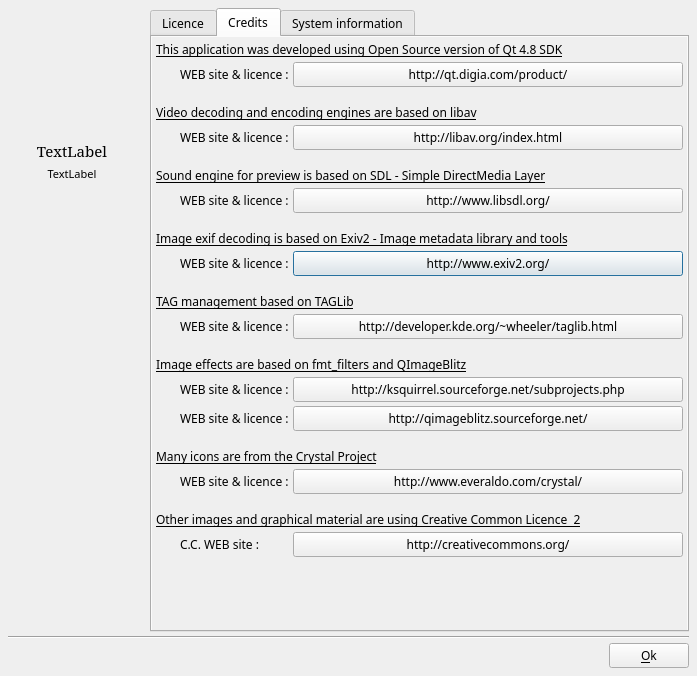
<?xml version="1.0" encoding="UTF-8"?>
<ui version="4.0">
 <class>DlgAbout</class>
 <widget class="QDialog" name="DlgAbout">
  <property name="geometry">
   <rect>
    <x>0</x>
    <y>0</y>
    <width>697</width>
    <height>676</height>
   </rect>
  </property>
  <property name="minimumSize">
   <size>
    <width>600</width>
    <height>400</height>
   </size>
  </property>
  <property name="font">
   <font>
    <family>Sans Serif</family>
    <pointsize>9</pointsize>
   </font>
  </property>
  <property name="windowTitle">
   <string>About</string>
  </property>
  <layout class="QVBoxLayout" name="verticalLayout">
   <property name="spacing">
    <number>4</number>
   </property>
   <property name="margin">
    <number>8</number>
   </property>
   <item>
    <layout class="QGridLayout" name="gridLayout">
     <item row="0" column="0">
      <widget class="QLabel" name="label">
       <property name="sizePolicy">
        <sizepolicy hsizetype="Fixed" vsizetype="Fixed">
         <horstretch>0</horstretch>
         <verstretch>0</verstretch>
        </sizepolicy>
       </property>
       <property name="minimumSize">
        <size>
         <width>128</width>
         <height>128</height>
        </size>
       </property>
       <property name="maximumSize">
        <size>
         <width>128</width>
         <height>128</height>
        </size>
       </property>
       <property name="text">
        <string notr="true"/>
       </property>
       <property name="pixmap">
        <pixmap resource="../../../RSCffDiaporama.qrc">:/img/logo_big.png</pixmap>
       </property>
       <property name="scaledContents">
        <bool>true</bool>
       </property>
      </widget>
     </item>
     <item row="3" column="0">
      <spacer name="verticalSpacer">
       <property name="orientation">
        <enum>Qt::Vertical</enum>
       </property>
       <property name="sizeHint" stdset="0">
        <size>
         <width>20</width>
         <height>40</height>
        </size>
       </property>
      </spacer>
     </item>
     <item row="0" column="1" rowspan="4">
      <layout class="QVBoxLayout" name="verticalLayout_2">
       <property name="leftMargin">
        <number>10</number>
       </property>
       <item>
        <widget class="QTabWidget" name="tabWidget">
         <property name="currentIndex">
          <number>1</number>
         </property>
         <widget class="QWidget" name="tab_2">
          <attribute name="title">
           <string>Licence</string>
          </attribute>
          <layout class="QVBoxLayout" name="verticalLayout_4">
           <property name="spacing">
            <number>4</number>
           </property>
           <property name="margin">
            <number>4</number>
           </property>
           <item>
            <widget class="QLabel" name="label_18">
             <property name="text">
              <string>Copyright (C) 2011-2012 Dominique Levray</string>
             </property>
            </widget>
           </item>
           <item>
            <widget class="QLabel" name="label_19">
             <property name="text">
              <string>This software is licensed under the GPL version 2 :</string>
             </property>
            </widget>
           </item>
           <item>
            <widget class="QPlainTextEdit" name="plainTextEdit">
             <property name="plainText">
              <string notr="true">GNU GENERAL PUBLIC LICENSE

Version 2, June 1991

Copyright (C) 1989, 1991 Free Software Foundation, Inc., 51 Franklin Street, Fifth Floor, Boston, MA 02110-1301 USA Everyone is permitted to copy and distribute verbatim copies of this license document, but changing it is not allowed.

Preamble
The licenses for most software are designed to take away your freedom to share and change it. By contrast, the GNU General Public License is intended to guarantee your freedom to share and change free software--to make sure the software is free for all its users. This General Public License applies to most of the Free Software Foundation's software and to any other program whose authors commit to using it. (Some other Free Software Foundation software is covered by the GNU Lesser General Public License instead.) You can apply it to your programs, too.
When we speak of free software, we are referring to freedom, not price. Our General Public Licenses are designed to make sure that you have the freedom to distribute copies of free software (and charge for this service if you wish), that you receive source code or can get it if you want it, that you can change the software or use pieces of it in new free programs; and that you know you can do these things.
To protect your rights, we need to make restrictions that forbid anyone to deny you these rights or to ask you to surrender the rights. These restrictions translate to certain responsibilities for you if you distribute copies of the software, or if you modify it.
For example, if you distribute copies of such a program, whether gratis or for a fee, you must give the recipients all the rights that you have. You must make sure that they, too, receive or can get the source code. And you must show them these terms so they know their rights.
We protect your rights with two steps: (1) copyright the software, and (2) offer you this license which gives you legal permission to copy, distribute and/or modify the software.
Also, for each author's protection and ours, we want to make certain that everyone understands that there is no warranty for this free software. If the software is modified by someone else and passed on, we want its recipients to know that what they have is not the original, so that any problems introduced by others will not reflect on the original authors' reputations.
Finally, any free program is threatened constantly by software patents. We wish to avoid the danger that redistributors of a free program will individually obtain patent licenses, in effect making the program proprietary. To prevent this, we have made it clear that any patent must be licensed for everyone's free use or not licensed at all.
The precise terms and conditions for copying, distribution and modification follow.

GNU GENERAL PUBLIC LICENSE

TERMS AND CONDITIONS FOR COPYING, DISTRIBUTION AND MODIFICATION
0. This License applies to any program or other work which contains a notice placed by the copyright holder saying it may be distributed under the terms of this General Public License. The &quot;Program&quot;, below, refers to any such program or work, and a &quot;work based on the Program&quot; means either the Program or any derivative work under copyright law: that is to say, a work containing the Program or a portion of it, either verbatim or with modifications and/or translated into another language. (Hereinafter, translation is included without limitation in the term &quot;modification&quot;.) Each licensee is addressed as &quot;you&quot;.
Activities other than copying, distribution and modification are not covered by this License; they are outside its scope. The act of running the Program is not restricted, and the output from the Program is covered only if its contents constitute a work based on the Program (independent of having been made by running the Program). Whether that is true depends on what the Program does.

1. You may copy and distribute verbatim copies of the Program's source code as you receive it, in any medium, provided that you conspicuously and appropriately publish on each copy an appropriate copyright notice and disclaimer of warranty; keep intact all the notices that refer to this License and to the absence of any warranty; and give any other recipients of the Program a copy of this License along with the Program.
You may charge a fee for the physical act of transferring a copy, and you may at your option offer warranty protection in exchange for a fee.

2. You may modify your copy or copies of the Program or any portion of it, thus forming a work based on the Program, and copy and distribute such modifications or work under the terms of Section 1 above, provided that you also meet all of these conditions:
a) You must cause the modified files to carry prominent notices stating that you changed the files and the date of any change.
b) You must cause any work that you distribute or publish, that in whole or in part contains or is derived from the Program or any part thereof, to be licensed as a whole at no charge to all third parties under the terms of this License.
c) If the modified program normally reads commands interactively when run, you must cause it, when started running for such interactive use in the most ordinary way, to print or display an announcement including an appropriate copyright notice and a notice that there is no warranty (or else, saying that you provide a warranty) and that users may redistribute the program under these conditions, and telling the user how to view a copy of this License. (Exception: if the Program itself is interactive but does not normally print such an announcement, your work based on the Program is not required to print an announcement.)
These requirements apply to the modified work as a whole. If identifiable sections of that work are not derived from the Program, and can be reasonably considered independent and separate works in themselves, then this License, and its terms, do not apply to those sections when you distribute them as separate works. But when you distribute the same sections as part of a whole which is a work based on the Program, the distribution of the whole must be on the terms of this License, whose permissions for other licensees extend to the entire whole, and thus to each and every part regardless of who wrote it.
Thus, it is not the intent of this section to claim rights or contest your rights to work written entirely by you; rather, the intent is to exercise the right to control the distribution of derivative or collective works based on the Program.
In addition, mere aggregation of another work not based on the Program with the Program (or with a work based on the Program) on a volume of a storage or distribution medium does not bring the other work under the scope of this License.

3. You may copy and distribute the Program (or a work based on it, under Section 2) in object code or executable form under the terms of Sections 1 and 2 above provided that you also do one of the following:
a) Accompany it with the complete corresponding machine-readable source code, which must be distributed under the terms of Sections 1 and 2 above on a medium customarily used for software interchange; or,
b) Accompany it with a written offer, valid for at least three years, to give any third party, for a charge no more than your cost of physically performing source distribution, a complete machine-readable copy of the corresponding source code, to be distributed under the terms of Sections 1 and 2 above on a medium customarily used for software interchange; or,
c) Accompany it with the information you received as to the offer to distribute corresponding source code. (This alternative is allowed only for noncommercial distribution and only if you received the program in object code or executable form with such an offer, in accord with Subsection b above.)
The source code for a work means the preferred form of the work for making modifications to it. For an executable work, complete source code means all the source code for all modules it contains, plus any associated interface definition files, plus the scripts used to control compilation and installation of the executable. However, as a special exception, the source code distributed need not include anything that is normally distributed (in either source or binary form) with the major components (compiler, kernel, and so on) of the operating system on which the executable runs, unless that component itself accompanies the executable.
If distribution of executable or object code is made by offering access to copy from a designated place, then offering equivalent access to copy the source code from the same place counts as distribution of the source code, even though third parties are not compelled to copy the source along with the object code.

4. You may not copy, modify, sublicense, or distribute the Program except as expressly provided under this License. Any attempt otherwise to copy, modify, sublicense or distribute the Program is void, and will automatically terminate your rights under this License. However, parties who have received copies, or rights, from you under this License will not have their licenses terminated so long as such parties remain in full compliance.

5. You are not required to accept this License, since you have not signed it. However, nothing else grants you permission to modify or distribute the Program or its derivative works. These actions are prohibited by law if you do not accept this License. Therefore, by modifying or distributing the Program (or any work based on the Program), you indicate your acceptance of this License to do so, and all its terms and conditions for copying, distributing or modifying the Program or works based on it.

6. Each time you redistribute the Program (or any work based on the Program), the recipient automatically receives a license from the original licensor to copy, distribute or modify the Program subject to these terms and conditions. You may not impose any further restrictions on the recipients' exercise of the rights granted herein. You are not responsible for enforcing compliance by third parties to this License.

7. If, as a consequence of a court judgment or allegation of patent infringement or for any other reason (not limited to patent issues), conditions are imposed on you (whether by court order, agreement or otherwise) that contradict the conditions of this License, they do not excuse you from the conditions of this License. If you cannot distribute so as to satisfy simultaneously your obligations under this License and any other pertinent obligations, then as a consequence you may not distribute the Program at all. For example, if a patent license would not permit royalty-free redistribution of the Program by all those who receive copies directly or indirectly through you, then the only way you could satisfy both it and this License would be to refrain entirely from distribution of the Program.
If any portion of this section is held invalid or unenforceable under any particular circumstance, the balance of the section is intended to apply and the section as a whole is intended to apply in other circumstances.
It is not the purpose of this section to induce you to infringe any patents or other property right claims or to contest validity of any such claims; this section has the sole purpose of protecting the integrity of the free software distribution system, which is implemented by public license practices. Many people have made generous contributions to the wide range of software distributed through that system in reliance on consistent application of that system; it is up to the author/donor to decide if he or she is willing to distribute software through any other system and a licensee cannot impose that choice.
This section is intended to make thoroughly clear what is believed to be a consequence of the rest of this License.

8. If the distribution and/or use of the Program is restricted in certain countries either by patents or by copyrighted interfaces, the original copyright holder who places the Program under this License may add an explicit geographical distribution limitation excluding those countries, so that distribution is permitted only in or among countries not thus excluded. In such case, this License incorporates the limitation as if written in the body of this License.

9. The Free Software Foundation may publish revised and/or new versions of the General Public License from time to time. Such new versions will be similar in spirit to the present version, but may differ in detail to address new problems or concerns.
Each version is given a distinguishing version number. If the Program specifies a version number of this License which applies to it and &quot;any later version&quot;, you have the option of following the terms and conditions either of that version or of any later version published by the Free Software Foundation. If the Program does not specify a version number of this License, you may choose any version ever published by the Free Software Foundation.

10. If you wish to incorporate parts of the Program into other free programs whose distribution conditions are different, write to the author to ask for permission. For software which is copyrighted by the Free Software Foundation, write to the Free Software Foundation; we sometimes make exceptions for this. Our decision will be guided by the two goals of preserving the free status of all derivatives of our free software and of promoting the sharing and reuse of software generally.

NO WARRANTY

11. BECAUSE THE PROGRAM IS LICENSED FREE OF CHARGE, THERE IS NO WARRANTY FOR THE PROGRAM, TO THE EXTENT PERMITTED BY APPLICABLE LAW. EXCEPT WHEN OTHERWISE STATED IN WRITING THE COPYRIGHT HOLDERS AND/OR OTHER PARTIES PROVIDE THE PROGRAM &quot;AS IS&quot; WITHOUT WARRANTY OF ANY KIND, EITHER EXPRESSED OR IMPLIED, INCLUDING, BUT NOT LIMITED TO, THE IMPLIED WARRANTIES OF MERCHANTABILITY AND FITNESS FOR A PARTICULAR PURPOSE. THE ENTIRE RISK AS TO THE QUALITY AND PERFORMANCE OF THE PROGRAM IS WITH YOU. SHOULD THE PROGRAM PROVE DEFECTIVE, YOU ASSUME THE COST OF ALL NECESSARY SERVICING, REPAIR OR CORRECTION.

12. IN NO EVENT UNLESS REQUIRED BY APPLICABLE LAW OR AGREED TO IN WRITING WILL ANY COPYRIGHT HOLDER, OR ANY OTHER PARTY WHO MAY MODIFY AND/OR REDISTRIBUTE THE PROGRAM AS PERMITTED ABOVE, BE LIABLE TO YOU FOR DAMAGES, INCLUDING ANY GENERAL, SPECIAL, INCIDENTAL OR CONSEQUENTIAL DAMAGES ARISING OUT OF THE USE OR INABILITY TO USE THE PROGRAM (INCLUDING BUT NOT LIMITED TO LOSS OF DATA OR DATA BEING RENDERED INACCURATE OR LOSSES SUSTAINED BY YOU OR THIRD PARTIES OR A FAILURE OF THE PROGRAM TO OPERATE WITH ANY OTHER PROGRAMS), EVEN IF SUCH HOLDER OR OTHER PARTY HAS BEEN ADVISED OF THE POSSIBILITY OF SUCH DAMAGES.
END OF TERMS AND CONDITIONS
How to Apply These Terms to Your New Programs
If you develop a new program, and you want it to be of the greatest possible use to the public, the best way to achieve this is to make it free software which everyone can redistribute and change under these terms.
To do so, attach the following notices to the program. It is safest to attach them to the start of each source file to most effectively convey the exclusion of warranty; and each file should have at least the &quot;copyright&quot; line and a pointer to where the full notice is found.
&lt;one line to give the program's name and a brief idea of what it does.&gt;
Copyright (C) &lt;year&gt; &lt;name of author&gt;
This program is free software; you can redistribute it and/or modify it under the terms of the GNU General Public License as published by the Free Software Foundation; either version 2 of the License, or (at your option) any later version.
This program is distributed in the hope that it will be useful, but WITHOUT ANY WARRANTY; without even the implied warranty of MERCHANTABILITY or FITNESS FOR A PARTICULAR PURPOSE. See the GNU General Public License for more details.
You should have received a copy of the GNU General Public License along with this program; if not, write to the Free Software Foundation, Inc., 51 Franklin Street, Fifth Floor, Boston, MA 02110-1301 USA.
Also add information on how to contact you by electronic and paper mail.
If the program is interactive, make it output a short notice like this when it starts in an interactive mode:
Gnomovision version 69, Copyright (C) year name of author
Gnomovision comes with ABSOLUTELY NO WARRANTY; for details type `show w'.
This is free software, and you are welcome to redistribute it under certain conditions; type `show c' for details.
The hypothetical commands `show w' and `show c' should show the appropriate parts of the General Public License. Of course, the commands you use may be called something other than `show w' and `show c'; they could even be mouse-clicks or menu items--whatever suits your program.
You should also get your employer (if you work as a programmer) or your school, if any, to sign a &quot;copyright disclaimer&quot; for the program, if necessary. Here is a sample; alter the names:
Yoyodyne, Inc., hereby disclaims all copyright interest in the program
`Gnomovision' (which makes passes at compilers) written by James Hacker.
&lt;signature of Ty Coon&gt;, 1 April 1989
Ty Coon, President of Vice

This General Public License does not permit incorporating your program into proprietary programs. If your program is a subroutine library, you may consider it more useful to permit linking proprietary applications with the library. If this is what you want to do, use the GNU Lesser General Public License instead of this License.</string>
             </property>
             <property name="textInteractionFlags">
              <set>Qt::TextSelectableByKeyboard|Qt::TextSelectableByMouse</set>
             </property>
            </widget>
           </item>
          </layout>
         </widget>
         <widget class="QWidget" name="tab_3">
          <attribute name="title">
           <string>Credits</string>
          </attribute>
          <layout class="QVBoxLayout" name="verticalLayout_5">
           <property name="spacing">
            <number>0</number>
           </property>
           <property name="margin">
            <number>0</number>
           </property>
           <item>
            <widget class="QScrollArea" name="scrollArea">
             <property name="frameShape">
              <enum>QFrame::NoFrame</enum>
             </property>
             <property name="horizontalScrollBarPolicy">
              <enum>Qt::ScrollBarAsNeeded</enum>
             </property>
             <property name="widgetResizable">
              <bool>true</bool>
             </property>
             <widget class="QWidget" name="scrollAreaWidgetContents">
              <property name="geometry">
               <rect>
                <x>0</x>
                <y>0</y>
                <width>530</width>
                <height>587</height>
               </rect>
              </property>
              <layout class="QGridLayout" name="gridLayout_2">
               <property name="margin">
                <number>4</number>
               </property>
               <property name="spacing">
                <number>4</number>
               </property>
               <item row="0" column="0" colspan="3">
                <widget class="QLabel" name="label_2">
                 <property name="font">
                  <font>
                   <underline>true</underline>
                  </font>
                 </property>
                 <property name="text">
                  <string>This application was developed using Open Source version of Qt 4.8 SDK</string>
                 </property>
                 <property name="wordWrap">
                  <bool>true</bool>
                 </property>
                </widget>
               </item>
               <item row="1" column="1">
                <widget class="QLabel" name="label_3">
                 <property name="text">
                  <string>WEB site &amp; licence :</string>
                 </property>
                </widget>
               </item>
               <item row="1" column="0">
                <widget class="QLabel" name="label_4">
                 <property name="minimumSize">
                  <size>
                   <width>20</width>
                   <height>0</height>
                  </size>
                 </property>
                 <property name="maximumSize">
                  <size>
                   <width>20</width>
                   <height>16777215</height>
                  </size>
                 </property>
                 <property name="text">
                  <string/>
                 </property>
                </widget>
               </item>
               <item row="7" column="2">
                <widget class="QPushButton" name="EXIV2WebSiteBT">
                 <property name="sizePolicy">
                  <sizepolicy hsizetype="Preferred" vsizetype="Fixed">
                   <horstretch>0</horstretch>
                   <verstretch>0</verstretch>
                  </sizepolicy>
                 </property>
                 <property name="text">
                  <string notr="true">http://www.exiv2.org/</string>
                 </property>
                 <property name="icon">
                  <iconset resource="../../../RSCffDiaporama.qrc">
                   <normaloff>:/img/Internet.png</normaloff>:/img/Internet.png</iconset>
                 </property>
                </widget>
               </item>
               <item row="2" column="0" colspan="3">
                <widget class="QLabel" name="label_5">
                 <property name="minimumSize">
                  <size>
                   <width>0</width>
                   <height>30</height>
                  </size>
                 </property>
                 <property name="font">
                  <font>
                   <underline>true</underline>
                  </font>
                 </property>
                 <property name="text">
                  <string>Video decoding and encoding engines are based on libav</string>
                 </property>
                 <property name="alignment">
                  <set>Qt::AlignBottom|Qt::AlignLeading|Qt::AlignLeft</set>
                 </property>
                 <property name="wordWrap">
                  <bool>true</bool>
                 </property>
                </widget>
               </item>
               <item row="3" column="1">
                <widget class="QLabel" name="label_7">
                 <property name="text">
                  <string>WEB site &amp; licence :</string>
                 </property>
                </widget>
               </item>
               <item row="4" column="0" colspan="3">
                <widget class="QLabel" name="label_8">
                 <property name="minimumSize">
                  <size>
                   <width>0</width>
                   <height>30</height>
                  </size>
                 </property>
                 <property name="font">
                  <font>
                   <underline>true</underline>
                  </font>
                 </property>
                 <property name="text">
                  <string>Sound engine for preview is based on SDL - Simple DirectMedia Layer</string>
                 </property>
                 <property name="alignment">
                  <set>Qt::AlignBottom|Qt::AlignLeading|Qt::AlignLeft</set>
                 </property>
                 <property name="wordWrap">
                  <bool>true</bool>
                 </property>
                </widget>
               </item>
               <item row="5" column="1">
                <widget class="QLabel" name="label_9">
                 <property name="text">
                  <string>WEB site &amp; licence :</string>
                 </property>
                </widget>
               </item>
               <item row="6" column="0" colspan="3">
                <widget class="QLabel" name="label_10">
                 <property name="minimumSize">
                  <size>
                   <width>0</width>
                   <height>30</height>
                  </size>
                 </property>
                 <property name="font">
                  <font>
                   <underline>true</underline>
                  </font>
                 </property>
                 <property name="text">
                  <string>Image exif decoding is based on Exiv2 - Image metadata library and tools</string>
                 </property>
                 <property name="alignment">
                  <set>Qt::AlignBottom|Qt::AlignLeading|Qt::AlignLeft</set>
                 </property>
                 <property name="wordWrap">
                  <bool>true</bool>
                 </property>
                </widget>
               </item>
               <item row="7" column="1">
                <widget class="QLabel" name="label_11">
                 <property name="text">
                  <string>WEB site &amp; licence :</string>
                 </property>
                </widget>
               </item>
               <item row="17" column="0" colspan="3">
                <widget class="QLabel" name="label_12">
                 <property name="minimumSize">
                  <size>
                   <width>0</width>
                   <height>30</height>
                  </size>
                 </property>
                 <property name="font">
                  <font>
                   <underline>true</underline>
                  </font>
                 </property>
                 <property name="text">
                  <string>Other images and graphical material are using Creative Common Licence  2</string>
                 </property>
                 <property name="alignment">
                  <set>Qt::AlignBottom|Qt::AlignLeading|Qt::AlignLeft</set>
                 </property>
                 <property name="wordWrap">
                  <bool>true</bool>
                 </property>
                </widget>
               </item>
               <item row="19" column="1">
                <widget class="QLabel" name="label_13">
                 <property name="text">
                  <string>C.C. WEB site :</string>
                 </property>
                </widget>
               </item>
               <item row="15" column="1">
                <widget class="QLabel" name="label_15">
                 <property name="text">
                  <string>WEB site &amp; licence :</string>
                 </property>
                </widget>
               </item>
               <item row="14" column="0" colspan="3">
                <widget class="QLabel" name="label_14">
                 <property name="minimumSize">
                  <size>
                   <width>0</width>
                   <height>30</height>
                  </size>
                 </property>
                 <property name="font">
                  <font>
                   <underline>true</underline>
                  </font>
                 </property>
                 <property name="text">
                  <string>Many icons are from the Crystal Project</string>
                 </property>
                 <property name="alignment">
                  <set>Qt::AlignBottom|Qt::AlignLeading|Qt::AlignLeft</set>
                 </property>
                 <property name="wordWrap">
                  <bool>true</bool>
                 </property>
                </widget>
               </item>
               <item row="10" column="0" colspan="3">
                <widget class="QLabel" name="label_16">
                 <property name="minimumSize">
                  <size>
                   <width>0</width>
                   <height>30</height>
                  </size>
                 </property>
                 <property name="font">
                  <font>
                   <underline>true</underline>
                  </font>
                 </property>
                 <property name="text">
                  <string>Image effects are based on fmt_filters and QImageBlitz</string>
                 </property>
                 <property name="alignment">
                  <set>Qt::AlignBottom|Qt::AlignLeading|Qt::AlignLeft</set>
                 </property>
                 <property name="wordWrap">
                  <bool>true</bool>
                 </property>
                </widget>
               </item>
               <item row="12" column="1">
                <widget class="QLabel" name="label_17">
                 <property name="text">
                  <string>WEB site &amp; licence :</string>
                 </property>
                </widget>
               </item>
               <item row="20" column="2">
                <spacer name="verticalSpacer_2">
                 <property name="orientation">
                  <enum>Qt::Vertical</enum>
                 </property>
                 <property name="sizeHint" stdset="0">
                  <size>
                   <width>20</width>
                   <height>40</height>
                  </size>
                 </property>
                </spacer>
               </item>
               <item row="1" column="2">
                <widget class="QPushButton" name="QtWebSiteBT">
                 <property name="sizePolicy">
                  <sizepolicy hsizetype="Expanding" vsizetype="Fixed">
                   <horstretch>0</horstretch>
                   <verstretch>0</verstretch>
                  </sizepolicy>
                 </property>
                 <property name="text">
                  <string notr="true">http://qt.digia.com/product/</string>
                 </property>
                 <property name="icon">
                  <iconset resource="../../../RSCffDiaporama.qrc">
                   <normaloff>:/img/Internet.png</normaloff>:/img/Internet.png</iconset>
                 </property>
                </widget>
               </item>
               <item row="3" column="2">
                <widget class="QPushButton" name="ffMPEGWebSiteBT">
                 <property name="sizePolicy">
                  <sizepolicy hsizetype="Preferred" vsizetype="Fixed">
                   <horstretch>0</horstretch>
                   <verstretch>0</verstretch>
                  </sizepolicy>
                 </property>
                 <property name="text">
                  <string notr="true">http://libav.org/index.html</string>
                 </property>
                 <property name="icon">
                  <iconset resource="../../../RSCffDiaporama.qrc">
                   <normaloff>:/img/Internet.png</normaloff>:/img/Internet.png</iconset>
                 </property>
                </widget>
               </item>
               <item row="5" column="2">
                <widget class="QPushButton" name="SDLWebSiteBT">
                 <property name="sizePolicy">
                  <sizepolicy hsizetype="Preferred" vsizetype="Fixed">
                   <horstretch>0</horstretch>
                   <verstretch>0</verstretch>
                  </sizepolicy>
                 </property>
                 <property name="text">
                  <string notr="true">http://www.libsdl.org/</string>
                 </property>
                 <property name="icon">
                  <iconset resource="../../../RSCffDiaporama.qrc">
                   <normaloff>:/img/Internet.png</normaloff>:/img/Internet.png</iconset>
                 </property>
                </widget>
               </item>
               <item row="12" column="2">
                <widget class="QPushButton" name="FMTFWebSiteBT">
                 <property name="sizePolicy">
                  <sizepolicy hsizetype="Preferred" vsizetype="Fixed">
                   <horstretch>0</horstretch>
                   <verstretch>0</verstretch>
                  </sizepolicy>
                 </property>
                 <property name="text">
                  <string notr="true">http://ksquirrel.sourceforge.net/subprojects.php</string>
                 </property>
                 <property name="icon">
                  <iconset resource="../../../RSCffDiaporama.qrc">
                   <normaloff>:/img/Internet.png</normaloff>:/img/Internet.png</iconset>
                 </property>
                </widget>
               </item>
               <item row="15" column="2">
                <widget class="QPushButton" name="CrystalWebSiteBT">
                 <property name="sizePolicy">
                  <sizepolicy hsizetype="Preferred" vsizetype="Fixed">
                   <horstretch>0</horstretch>
                   <verstretch>0</verstretch>
                  </sizepolicy>
                 </property>
                 <property name="text">
                  <string notr="true">http://www.everaldo.com/crystal/</string>
                 </property>
                 <property name="icon">
                  <iconset resource="../../../RSCffDiaporama.qrc">
                   <normaloff>:/img/Internet.png</normaloff>:/img/Internet.png</iconset>
                 </property>
                </widget>
               </item>
               <item row="19" column="2">
                <widget class="QPushButton" name="CC2WebSiteBT">
                 <property name="sizePolicy">
                  <sizepolicy hsizetype="Preferred" vsizetype="Fixed">
                   <horstretch>0</horstretch>
                   <verstretch>0</verstretch>
                  </sizepolicy>
                 </property>
                 <property name="text">
                  <string notr="true">http://creativecommons.org/</string>
                 </property>
                 <property name="icon">
                  <iconset resource="../../../RSCffDiaporama.qrc">
                   <normaloff>:/img/Internet.png</normaloff>:/img/Internet.png</iconset>
                 </property>
                </widget>
               </item>
               <item row="8" column="0" colspan="3">
                <widget class="QLabel" name="label_20">
                 <property name="minimumSize">
                  <size>
                   <width>0</width>
                   <height>30</height>
                  </size>
                 </property>
                 <property name="font">
                  <font>
                   <underline>true</underline>
                  </font>
                 </property>
                 <property name="text">
                  <string>TAG management based on TAGLib</string>
                 </property>
                 <property name="alignment">
                  <set>Qt::AlignBottom|Qt::AlignLeading|Qt::AlignLeft</set>
                 </property>
                 <property name="wordWrap">
                  <bool>true</bool>
                 </property>
                </widget>
               </item>
               <item row="9" column="1">
                <widget class="QLabel" name="label_21">
                 <property name="text">
                  <string>WEB site &amp; licence :</string>
                 </property>
                </widget>
               </item>
               <item row="9" column="2">
                <widget class="QPushButton" name="TAGLibWebSiteBT">
                 <property name="sizePolicy">
                  <sizepolicy hsizetype="Preferred" vsizetype="Fixed">
                   <horstretch>0</horstretch>
                   <verstretch>0</verstretch>
                  </sizepolicy>
                 </property>
                 <property name="text">
                  <string notr="true">http://developer.kde.org/~wheeler/taglib.html</string>
                 </property>
                 <property name="icon">
                  <iconset>
                   <normaloff>SubProjects/ffDiaporamaMMFiler/:/img/Internet.png</normaloff>SubProjects/ffDiaporamaMMFiler/:/img/Internet.png</iconset>
                 </property>
                </widget>
               </item>
               <item row="13" column="1">
                <widget class="QLabel" name="label_22">
                 <property name="text">
                  <string>WEB site &amp; licence :</string>
                 </property>
                </widget>
               </item>
               <item row="13" column="2">
                <widget class="QPushButton" name="QIBWebSiteBT">
                 <property name="sizePolicy">
                  <sizepolicy hsizetype="Preferred" vsizetype="Fixed">
                   <horstretch>0</horstretch>
                   <verstretch>0</verstretch>
                  </sizepolicy>
                 </property>
                 <property name="text">
                  <string notr="true">http://qimageblitz.sourceforge.net/</string>
                 </property>
                 <property name="icon">
                  <iconset resource="../../../RSCffDiaporama.qrc">
                   <normaloff>:/img/Internet.png</normaloff>:/img/Internet.png</iconset>
                 </property>
                </widget>
               </item>
              </layout>
             </widget>
            </widget>
           </item>
          </layout>
         </widget>
         <widget class="QWidget" name="tab_4">
          <attribute name="title">
           <string>System information</string>
          </attribute>
          <layout class="QVBoxLayout" name="verticalLayout_6">
           <property name="spacing">
            <number>0</number>
           </property>
           <property name="margin">
            <number>0</number>
           </property>
           <item>
            <widget class="QTextEdit" name="SystemInfoED">
             <property name="frameShape">
              <enum>QFrame::NoFrame</enum>
             </property>
             <property name="lineWrapMode">
              <enum>QTextEdit::NoWrap</enum>
             </property>
             <property name="readOnly">
              <bool>true</bool>
             </property>
             <property name="html">
              <string notr="true">&lt;!DOCTYPE HTML PUBLIC &quot;-//W3C//DTD HTML 4.0//EN&quot; &quot;http://www.w3.org/TR/REC-html40/strict.dtd&quot;&gt;
&lt;html&gt;&lt;head&gt;&lt;meta name=&quot;qrichtext&quot; content=&quot;1&quot; /&gt;&lt;style type=&quot;text/css&quot;&gt;
p, li { white-space: pre-wrap; }
&lt;/style&gt;&lt;/head&gt;&lt;body style=&quot; font-family:'Sans Serif'; font-size:9pt; font-weight:400; font-style:normal;&quot;&gt;
&lt;p style=&quot;-qt-paragraph-type:empty; margin-top:0px; margin-bottom:0px; margin-left:0px; margin-right:0px; -qt-block-indent:0; text-indent:0px;&quot;&gt;&lt;br /&gt;&lt;/p&gt;&lt;/body&gt;&lt;/html&gt;</string>
             </property>
            </widget>
           </item>
          </layout>
         </widget>
        </widget>
       </item>
      </layout>
     </item>
     <item row="1" column="0">
      <widget class="QLabel" name="ApplicationNameLabel">
       <property name="font">
        <font>
         <family>Serif</family>
         <pointsize>11</pointsize>
         <stylestrategy>PreferAntialias</stylestrategy>
        </font>
       </property>
       <property name="styleSheet">
        <string notr="true">color: black;</string>
       </property>
       <property name="text">
        <string notr="true">TextLabel</string>
       </property>
       <property name="alignment">
        <set>Qt::AlignCenter</set>
       </property>
      </widget>
     </item>
     <item row="2" column="0">
      <widget class="QLabel" name="ApplicationReleaseLabel">
       <property name="font">
        <font>
         <pointsize>8</pointsize>
         <stylestrategy>PreferAntialias</stylestrategy>
        </font>
       </property>
       <property name="styleSheet">
        <string notr="true">color: black;</string>
       </property>
       <property name="text">
        <string notr="true">TextLabel</string>
       </property>
       <property name="alignment">
        <set>Qt::AlignCenter</set>
       </property>
      </widget>
     </item>
    </layout>
   </item>
   <item>
    <widget class="Line" name="line">
     <property name="orientation">
      <enum>Qt::Horizontal</enum>
     </property>
    </widget>
   </item>
   <item>
    <layout class="QHBoxLayout" name="horizontalLayout">
     <property name="spacing">
      <number>0</number>
     </property>
     <property name="margin">
      <number>0</number>
     </property>
     <item>
      <spacer name="horizontalSpacer">
       <property name="orientation">
        <enum>Qt::Horizontal</enum>
       </property>
       <property name="sizeHint" stdset="0">
        <size>
         <width>40</width>
         <height>20</height>
        </size>
       </property>
      </spacer>
     </item>
     <item>
      <widget class="QPushButton" name="OKBT">
       <property name="text">
        <string>&amp;Ok</string>
       </property>
       <property name="icon">
        <iconset resource="../../../RSCffDiaporama.qrc">
         <normaloff>:/img/action_ok.png</normaloff>:/img/action_ok.png</iconset>
       </property>
      </widget>
     </item>
    </layout>
   </item>
  </layout>
 </widget>
 <resources>
  <include location="../../../RSCffDiaporama.qrc"/>
 </resources>
 <connections/>
</ui>
